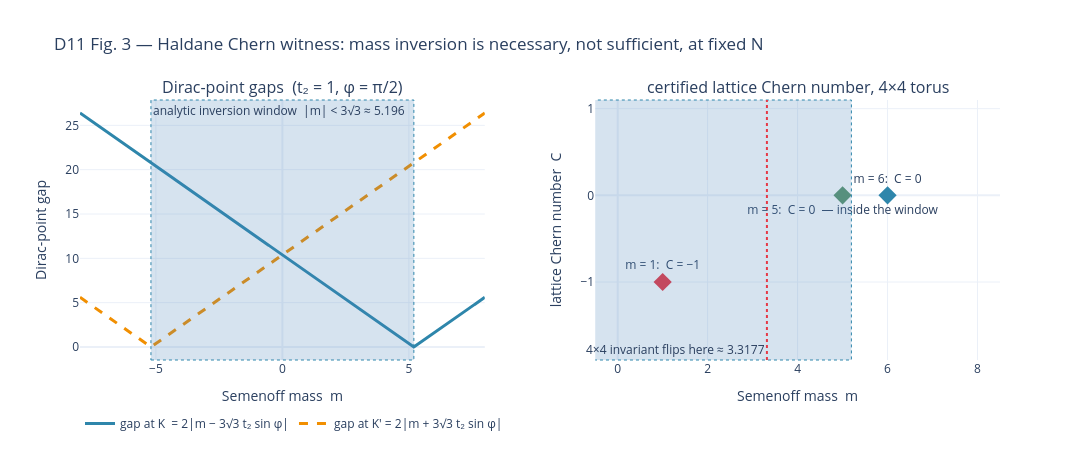

Notebook cell for this chart:
### Code cell
# viz-ref: fig_d11_haldane_chern
V.fig_d11_haldane_chern().show()

### Figure 1 — Plotly figure (JSON) as saved in the notebook; plotly's stock layout.template omitted (floating-point values rounded to 4 significant figures; data arrays with more than 128 entries replaced by an {"elided": "..."} marker saying what was removed)
{"data": [{"line": {"color": "#2E86AB", "width": 3}, "mode": "lines", "name": "gap at K  = 2|m − 3√3 t₂ sin φ|", "type": "scatter", "x": {"elided": "600 float values"}, "xaxis": "x", "y": {"elided": "600 float values"}, "yaxis": "y"}, {"line": {"color": "#F18F01", "dash": "dash", "width": 3}, "mode": "lines", "name": "gap at K′ = 2|m + 3√3 t₂ sin φ|", "type": "scatter", "x": {"elided": "600 float values"}, "xaxis": "x", "y": {"elided": "600 float values"}, "yaxis": "y"}, {"cliponaxis": false, "marker": {"color": "#E63946", "size": 14, "symbol": "diamond"}, "mode": "markers+text", "showlegend": false, "text": ["m = 1:  C = −1"], "textfont": {"size": 12}, "textposition": "top center", "type": "scatter", "x": [1.0], "xaxis": "x2", "y": [-1.0], "yaxis": "y2"}, {"cliponaxis": false, "marker": {"color": "#5C946E", "size": 14, "symbol": "diamond"}, "mode": "markers+text", "showlegend": false, "text": ["m = 5:  C = 0  — inside the window"], "textfont": {"size": 12}, "textposition": "bottom center", "type": "scatter", "x": [5.0], "xaxis": "x2", "y": [0.0], "yaxis": "y2"}, {"cliponaxis": false, "marker": {"color": "#2E86AB", "size": 14, "symbol": "diamond"}, "mode": "markers+text", "showlegend": false, "text": ["m = 6:  C = 0"], "textfont": {"size": 12}, "textposition": "top center", "type": "scatter", "x": [6.0], "xaxis": "x2", "y": [0.0], "yaxis": "y2"}], "layout": {"annotations": [{"font": {"size": 16}, "showarrow": false, "text": "Dirac-point gaps  (t₂ = 1, φ = π/2)", "x": 0.22, "xanchor": "center", "xref": "paper", "y": 1.0, "yanchor": "bottom", "yref": "paper"}, {"font": {"size": 16}, "showarrow": false, "text": "certified lattice Chern number, 4×4 torus", "x": 0.78, "xanchor": "center", "xref": "paper", "y": 1.0, "yanchor": "bottom", "yref": "paper"}, {"showarrow": false, "text": "analytic inversion window  |m| < 3√3 ≈ 5.196", "x": -5.196, "xanchor": "left", "xref": "x", "y": 1, "yanchor": "top", "yref": "y domain"}, {"showarrow": false, "text": "analytic inversion window", "x": -5.196, "xanchor": "left", "xref": "x2", "y": 1, "yanchor": "top", "yref": "y2 domain"}, {"showarrow": false, "text": "4×4 invariant flips here ≈ 3.3177", "x": 3.318, "xanchor": "right", "xref": "x2", "y": 0, "yanchor": "bottom", "yref": "y2 domain"}], "height": 450, "legend": {"orientation": "h", "x": 0.0, "y": -0.3, "yanchor": "bottom"}, "shapes": [{"fillcolor": "rgba(70, 130, 180, 0.22)", "line": {"color": "#2E86AB", "dash": "dot", "width": 1}, "type": "rect", "x0": -5.196, "x1": 5.196, "xref": "x", "y0": 0, "y1": 1, "yref": "y domain"}, {"fillcolor": "rgba(70, 130, 180, 0.22)", "line": {"color": "#2E86AB", "dash": "dot", "width": 1}, "type": "rect", "x0": -5.196, "x1": 5.196, "xref": "x2", "y0": 0, "y1": 1, "yref": "y2 domain"}, {"line": {"color": "#E63946", "dash": "dot", "width": 2}, "type": "line", "x0": 3.318, "x1": 3.318, "xref": "x2", "y0": 0, "y1": 1, "yref": "y2 domain"}], "title": {"text": "D11 Fig. 3 — Haldane Chern witness: mass inversion is necessary, not sufficient, at fixed N"}, "width": 1080, "xaxis": {"anchor": "y", "domain": [0.0, 0.44], "title": {"text": "Semenoff mass  m"}}, "xaxis2": {"anchor": "y2", "domain": [0.56, 1.0], "range": [-0.5, 8.5], "title": {"text": "Semenoff mass  m"}}, "yaxis": {"anchor": "x", "domain": [0.0, 1.0], "title": {"text": "Dirac-point gap"}}, "yaxis2": {"anchor": "x2", "domain": [0.0, 1.0], "dtick": 1, "range": [-1.9, 1.1], "title": {"text": "lattice Chern number  C"}}}}
